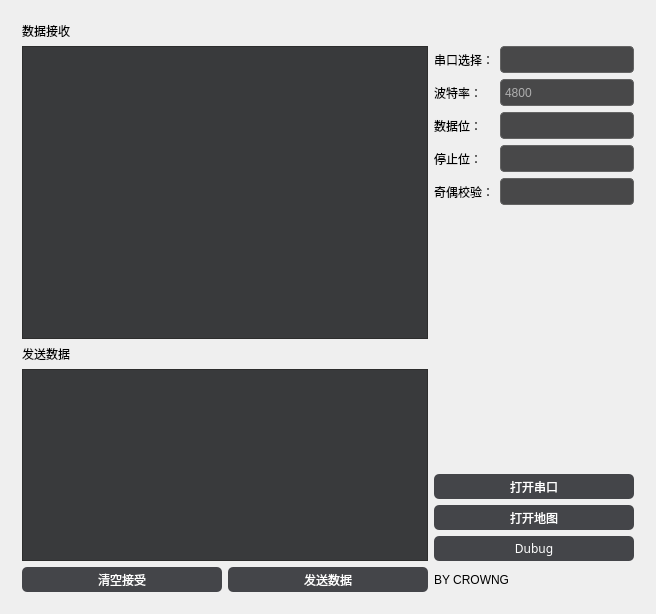
<?xml version="1.0" encoding="UTF-8"?>
<ui version="4.0">
 <class>CCserial</class>
 <widget class="QDialog" name="CCserial">
  <property name="windowModality">
   <enum>Qt::NonModal</enum>
  </property>
  <property name="geometry">
   <rect>
    <x>0</x>
    <y>0</y>
    <width>656</width>
    <height>614</height>
   </rect>
  </property>
  <property name="windowTitle">
   <string> 串口配置</string>
  </property>
  <layout class="QGridLayout" name="gridLayout_2">
   <item row="0" column="0">
    <widget class="QWidget" name="centralWidget" native="true">
     <property name="styleSheet">
      <string notr="true">QLabel
{
font: 75 10pt &quot;Adobe Caslon Pro Bold&quot;;
}

QComboBox {
        height: 25px;
        border-radius: 4px;
        border: 1px solid rgb(100, 100, 100);
        background: rgb(72, 72, 73);
}
QComboBox:enabled {
        color: rgb(175, 175, 175);
}
QComboBox:!enabled {
        color: rgb(155, 155, 155);
}
QComboBox:enabled:hover, QComboBox:enabled:focus {
        color: rgb(230, 230, 230);
        background: rgb(68, 69, 73);
}
QComboBox::drop-down {
        width: 20px;
        border: none;
        background: transparent;
}
QComboBox::drop-down:hover {
        background: rgba(255, 255, 255, 30);
}
QComboBox::down-arrow {
        image: url(:/Black/arrowBottom);
}
QComboBox::down-arrow:on {
        /**top: 1px;**/
}
QComboBox QAbstractItemView {
        border: 1px solid rgb(100, 100, 100);
        background: rgb(68, 69, 73);
        outline: none;
}
QComboBox QAbstractItemView::item {
        height: 25px;
        color: rgb(175, 175, 175);
}
QComboBox QAbstractItemView::item:selected {
        background: rgba(255, 255, 255, 40);
        color: rgb(230, 230, 230);
}

QPushButton{
        border-radius: 4px;
        border: none;
        width: 75px;
        height: 25px;
}
QPushButton:enabled {
        background: rgb(68, 69, 73);
        color: white;
}
QPushButton:!enabled {
        background: rgb(100, 100, 100);
        color: rgb(200, 200, 200);
}
QPushButton:enabled:hover{
        background: rgb(85, 85, 85);
}
QPushButton:enabled:pressed{
        background: rgb(80, 80, 80);
}

QPushButton#blueButton {
        color: white;
}
QPushButton#blueButton:enabled {
        background: rgb(0, 165, 235);
        color: white;
}
QPushButton#blueButton:!enabled {
        background: gray;
        color: rgb(200, 200, 200);
}
QPushButton#blueButton:enabled:hover {
        background: rgb(0, 180, 255);
}
QPushButton#blueButton:enabled:pressed {
        background: rgb(0, 140, 215);
}

QPushButton#selectButton {
        border: none;
        border-radius: none;
        border-left: 1px solid rgb(100, 100, 100);
        image: url(:/Black/scan);
        background: transparent;
        color: white;
}
QPushButton#selectButton:enabled:hover{
        background: rgb(85, 85, 85);
}
QPushButton#selectButton:enabled:pressed{
        background: rgb(80, 80, 80);
}

QPushButton#linkButton {
        background: transparent;
        color: rgb(0, 160, 230);
        text-align:left;
}
QPushButton#linkButton:hover {
        color: rgb(20, 185, 255);
        text-decoration: underline;
}
QPushButton#linkButton:pressed {
        color: rgb(0, 160, 230);
}

QPushButton#transparentButton {
        background: transparent;
}
QPushButton
{
    font-family:Microsoft Yahei;
    color:white;
    background-color:rgb(14 , 150 , 254);
    border-radius:5px;
}

QPushButton:hover
{
    background-color:rgb(44 , 137 , 255);
	
}

QPushButton:pressed
{
    background-color:rgb(14 , 135 , 228);

    padding-left:3px;
    padding-top:3px;
}

QTextEdit {
        border: 1px solid rgb(45, 45, 45);
        color: rgb(175, 175, 175);
        background: rgb(57, 58, 60);
}

QLineEdit {
        border-radius: 4px;
        height: 25px;
        border: 1px solid rgb(100, 100, 100);
        background: rgb(72, 72, 73);
}
QLineEdit:enabled {
        color: rgb(175, 175, 175);
}
QLineEdit:enabled:hover, QLineEdit:enabled:focus {
        color: rgb(230, 230, 230);
}
QLineEdit:!enabled {
        color: rgb(155, 155, 155);
}


QRadioButton{

}
QProgressBar{
        border: none;
        color: rgb(68, 69, 73);
        text-align: center;
        background: rgb(68, 69, 73);
}
QProgressBar::chunk {
        border: none;
        background: rgb(0, 160, 230);
}

</string>
     </property>
     <layout class="QGridLayout" name="gridLayout">
      <item row="1" column="2" rowspan="2">
       <layout class="QFormLayout" name="formLayout">
        <item row="0" column="0">
         <widget class="QLabel" name="label_3">
          <property name="text">
           <string>串口选择：</string>
          </property>
          <property name="textFormat">
           <enum>Qt::AutoText</enum>
          </property>
         </widget>
        </item>
        <item row="0" column="1">
         <widget class="QComboBox" name="PortBox"/>
        </item>
        <item row="1" column="0">
         <widget class="QLabel" name="label_4">
          <property name="text">
           <string>波特率：</string>
          </property>
         </widget>
        </item>
        <item row="1" column="1">
         <widget class="QComboBox" name="BaudBox">
          <item>
           <property name="text">
            <string>4800</string>
           </property>
          </item>
          <item>
           <property name="text">
            <string>9600</string>
           </property>
          </item>
          <item>
           <property name="text">
            <string>19200</string>
           </property>
          </item>
          <item>
           <property name="text">
            <string>38400</string>
           </property>
          </item>
          <item>
           <property name="text">
            <string>57600</string>
           </property>
          </item>
          <item>
           <property name="text">
            <string>115200</string>
           </property>
          </item>
         </widget>
        </item>
        <item row="2" column="0">
         <widget class="QLabel" name="label_5">
          <property name="text">
           <string>数据位：</string>
          </property>
         </widget>
        </item>
        <item row="2" column="1">
         <widget class="QComboBox" name="comboBox"/>
        </item>
        <item row="3" column="0">
         <widget class="QLabel" name="label_6">
          <property name="text">
           <string>停止位：</string>
          </property>
         </widget>
        </item>
        <item row="3" column="1">
         <widget class="QComboBox" name="comboBox_2"/>
        </item>
        <item row="4" column="0">
         <widget class="QLabel" name="label_7">
          <property name="text">
           <string>奇偶校验：</string>
          </property>
         </widget>
        </item>
        <item row="4" column="1">
         <widget class="QComboBox" name="comboBox_3"/>
        </item>
       </layout>
      </item>
      <item row="3" column="0" rowspan="4" colspan="2">
       <widget class="QTextEdit" name="textEdit_2"/>
      </item>
      <item row="5" column="2">
       <widget class="QPushButton" name="mapButton">
        <property name="text">
         <string>打开地图</string>
        </property>
       </widget>
      </item>
      <item row="6" column="2">
       <widget class="QPushButton" name="debug">
        <property name="text">
         <string>Dubug</string>
        </property>
       </widget>
      </item>
      <item row="0" column="0">
       <widget class="QLabel" name="label">
        <property name="text">
         <string>数据接收</string>
        </property>
       </widget>
      </item>
      <item row="1" column="0" colspan="2">
       <widget class="QTextEdit" name="textEdit"/>
      </item>
      <item row="2" column="0">
       <widget class="QLabel" name="label_2">
        <property name="text">
         <string>发送数据</string>
        </property>
       </widget>
      </item>
      <item row="7" column="1">
       <widget class="QPushButton" name="sendButton">
        <property name="text">
         <string>发送数据</string>
        </property>
       </widget>
      </item>
      <item row="7" column="0">
       <widget class="QPushButton" name="clearButton">
        <property name="text">
         <string>清空接受</string>
        </property>
       </widget>
      </item>
      <item row="7" column="2">
       <widget class="QLabel" name="label_8">
        <property name="text">
         <string>BY CROWNG</string>
        </property>
       </widget>
      </item>
      <item row="4" column="2">
       <widget class="QPushButton" name="openButton">
        <property name="text">
         <string>打开串口</string>
        </property>
       </widget>
      </item>
     </layout>
    </widget>
   </item>
  </layout>
 </widget>
 <layoutdefault spacing="6" margin="11"/>
 <resources/>
 <connections/>
</ui>
